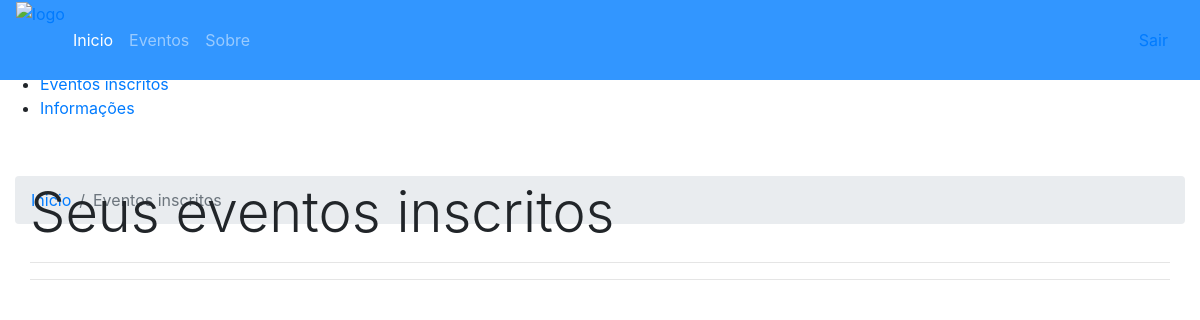
The page /usuario/eventosInscritos/index.php (signed in) on the database as committed earlier.
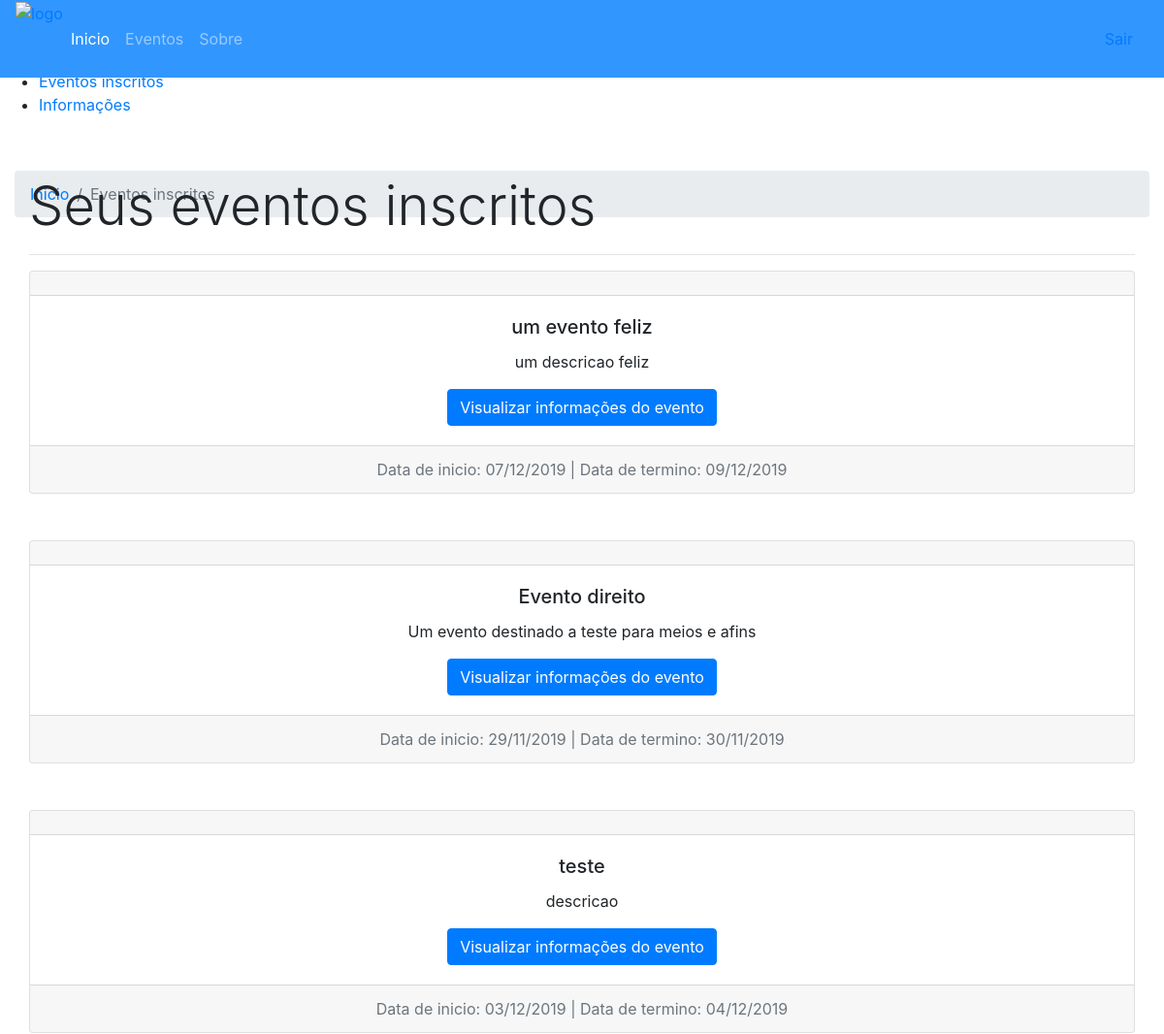
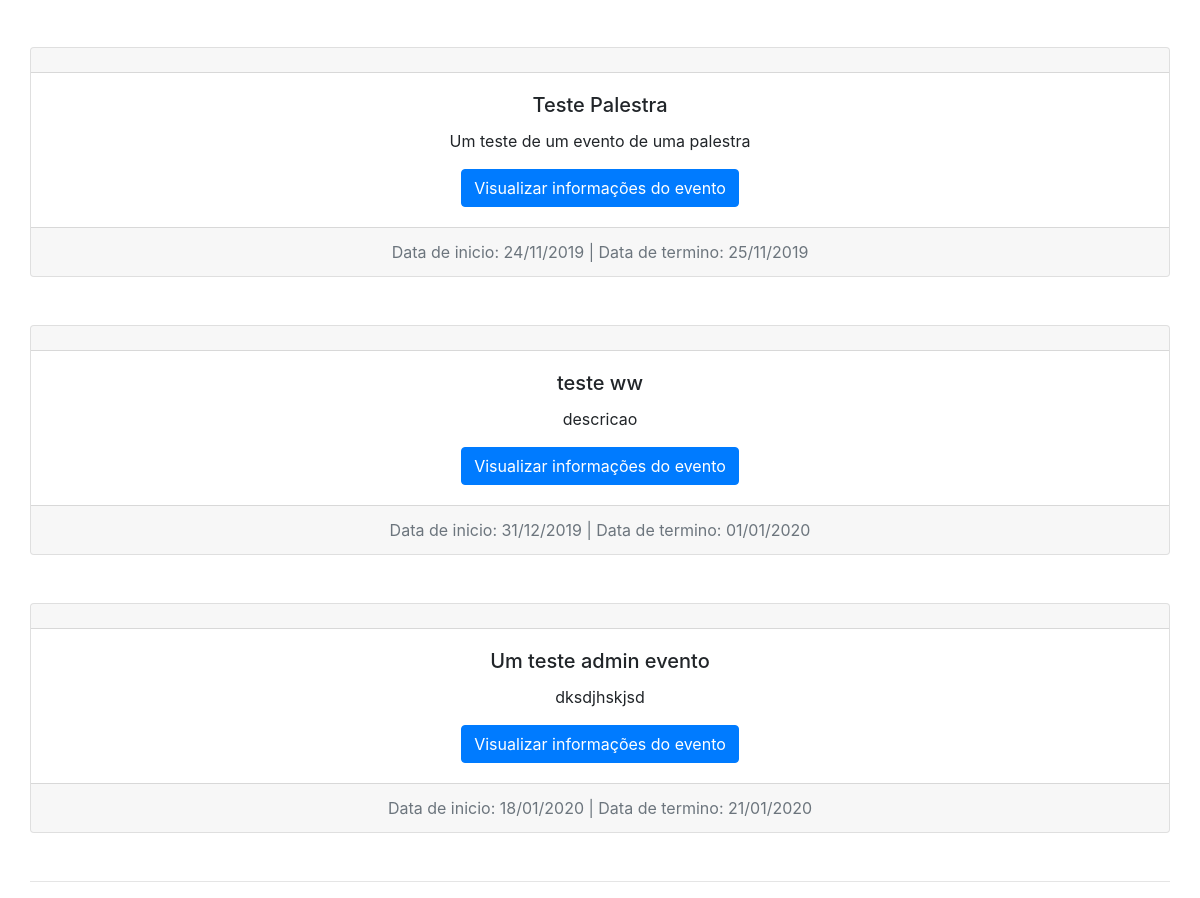
The same page on the database as committed later (2 pictures, top to bottom).
### tables this page shows
CREATE TABLE `tb_inscricao` (
  `id_evento` int(11) NOT NULL,
  `id_usuario` int(11) NOT NULL,
  `papel` int(11) NOT NULL DEFAULT '2'
);

CREATE TABLE `tb_evento` (
  `id` int(11) NOT NULL,
  `id_usuario` int(11) NOT NULL,
  `nome` varchar(50) NOT NULL,
  `email` varchar(50) NOT NULL,
  `descricao` varchar(1000) NOT NULL,
  `tipo` varchar(30) NOT NULL,
  `area` varchar(50) NOT NULL,
  `preco_evento` float(5,2) NOT NULL DEFAULT '0.00',
  `qntd_part` int(11) NOT NULL,
  `data_inicio` varchar(20) NOT NULL,
  `data_fim` varchar(20) NOT NULL,
  `endereco` varchar(60) NOT NULL,
  `bairro` varchar(20) NOT NULL,
  `estado` varchar(20) NOT NULL,
  `cidade` varchar(50) NOT NULL,
  `cep` varchar(20) NOT NULL,
  `data_cadastro` datetime NOT NULL DEFAULT CURRENT_TIMESTAMP,
  `num_usuario_cads` int(11) NOT NULL DEFAULT '0'
);

### usuario/eventosInscritos/index.php (the view, shortened to what this page needs)
<?php
    try {
        $conexao = new Conexao();
        $query = '
        SELECT * FROM tb_evento left JOIN tb_inscricao ON(tb_evento.id=tb_inscricao.id_evento)
        WHERE tb_inscricao.id_usuario = :id
        ';
        $stmt = $conexao->prepare($query);
        $stmt->bindValue(':id', $_SESSION['id']);
        $stmt->execute();
        $eventos = $stmt->fetchAll(PDO::FETCH_OBJ);
    } catch (PDOException $e) {
        echo 'Erro: '.$e->getCode().' Mensagem: '.$e->getMessage();
    }
?>
<!DOCTYPE html>
<html>
<head>
    <link rel="stylesheet" href="../../_css/style_menu.css" />
    <link rel="stylesheet" href="https://stackpath.bootstrapcdn.com/bootstrap/4.3.1/css/bootstrap.min.css">
    <link rel="stylesheet" href="../../_css/style_gerenciamento_usuario.css">
    <link rel="stylesheet" href="../../_css/style_menu.css">
</head>
<body>
    <nav class="navbar navbar-expand-lg navbar-dark navbar-full fixed-top" style="background-color: rgb(50, 150, 255); height: 80px;">
        <div class="logo" style="height: 80px">
            <a href="#inicio";>
                <img src="../../_imagens/CEU_noname_pequeno.png" alt="logo"/>
            </a>
        </div>
        <div class="collapse navbar-collapse menuTeste" id="navbarNav">
            <ul class="navbar-nav">
                <li class="nav-item active">
                    <a class="nav-link" href="#">Inicio <span class="sr-only">(current)</span></a>
                </li>
                <li class="nav-item">
                    <a class="nav-link" href="../../evento/">Eventos</a>
                </li>
                <li class="nav-item">
                    <a class="nav-link" href="#">Sobre</a>
                </li>
            </ul>
        </div>
        <aside class="nav-item">
            <a class="nav-link" href="../../service/logoff.php">Sair</a>
        </aside>
    </nav>
    <div class="sidebar-container">
        <div class="sidebar-logo">
        </div>
        <ul class="sidebar-navigation">
            <li>
                <a href="../">
                </a>
            </li>
            <li>
                <a href="../seusEventos/">
                </a>
            </li>
            <li>
                <a href="">
                    <i class="fa fa-tachometer" aria-hidden="true"></i> Eventos inscritos
                </a>
            </li>
            <li>
                <a href="../informacoes/">
                    <i class="fa fa-info-circle" aria-hidden="true"></i> Informações
                </a>
            </li>
        </ul>
    </div>
    <div class="content-container">
        <div class="container-fluid">
            <nav aria-label="breadcrumb" style="margin-top: 3.5em">
                <ol class="breadcrumb">
                    <li class="breadcrumb-item"><a href="../">Inicio</a></li>
                    <li class="breadcrumb-item active" aria-current="page">Eventos inscritos</li>
                </ol>
            </nav>
            <div class="container-fluid" style="margin-top: -3.8em">
                <h1 class="display-4 font-inicio"> Seus eventos inscritos</h1>
                <hr>
                <? foreach ($eventos as $evento) { ?>
                    <div class="card text-center mb-5">
                        <div class="card-header card-header-centerC">
                        </div>
                        <div class="card-body">
                            <h5 class="card-title"><?= $evento->nome ?></h5>
                            <p class="card-text"><?= $evento->descricao ?></p>
                            <a href="./evento/?id=<?= $evento->id ?>" class="btn btn-primary">Visualizar informações do evento</a>
                        </div>
                        <div class="card-footer text-muted card-header-centerC">
                            Data de inicio: <?= $evento->data_inicio ?> | Data de termino: <?= $evento->data_fim ?>
                        </div>
                    </div>
                <?}?>
                <hr>
            </div>
        </div>
    </div>
</body>
</html>

Rows that differ between the two databases and show on the page:
added tb_inscricao: id_evento.nome "um evento feliz", id_evento.descricao "um descricao feliz", id_evento.data_inicio "07/12/2019", id_evento.data_fim "09/12/2019"
added tb_inscricao: id_evento.nome "Evento direito", id_evento.descricao "Um evento destinado a teste para meios e afins", id_evento.data_inicio "29/11/2019", id_evento.data_fim "30/11/2019"
added tb_inscricao: id_evento.nome "teste", id_evento.descricao "descricao", id_evento.data_inicio "03/12/2019", id_evento.data_fim "04/12/2019"
added tb_inscricao: id_evento.nome "Teste Palestra", id_evento.descricao "Um teste de um evento de uma palestra", id_evento.data_inicio "24/11/2019", id_evento.data_fim "25/11/2019"
added tb_inscricao: id_evento.nome "teste ww", id_evento.descricao "descricao", id_evento.data_inicio "31/12/2019", id_evento.data_fim "01/01/2020"
added tb_inscricao: id_evento.nome "Um teste admin evento", id_evento.descricao "dksdjhskjsd", id_evento.data_inicio "18/01/2020", id_evento.data_fim "21/01/2020"
